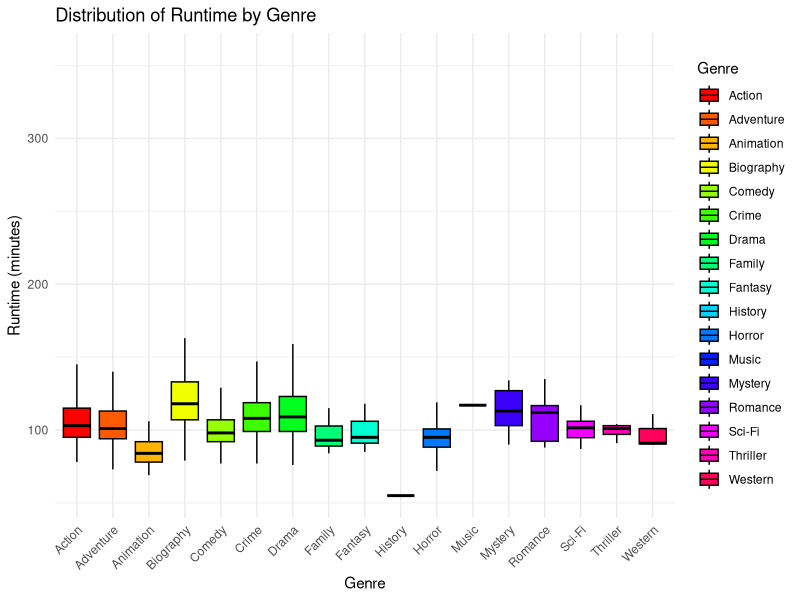

This figure's R source:
# Load necessary libraries
library(ggplot2)
library(dplyr)

setwd("C:\\Users\\zirad\\Downloads")
movies <- read.csv("new_movie_dataset.csv")

str(movies)

# Create a boxplot for runtime by genre 
ggplot(movies, aes(x = genre, y = runtime, fill = genre)) +
  geom_boxplot(outlier.shape = NA, color = "black") +  # Exclude outliers and use black borders for clarity
  labs(title = "Distribution of Runtime by Genre",
       x = "Genre",
       y = "Runtime (minutes)",
       fill = "Genre") +  # Add legend title
  theme_minimal() +
  theme(axis.text.x = element_text(angle = 45, hjust = 1)) +
  scale_fill_manual(values = rainbow(length(unique(movies$genre))))  # Assign a unique color to each genre

